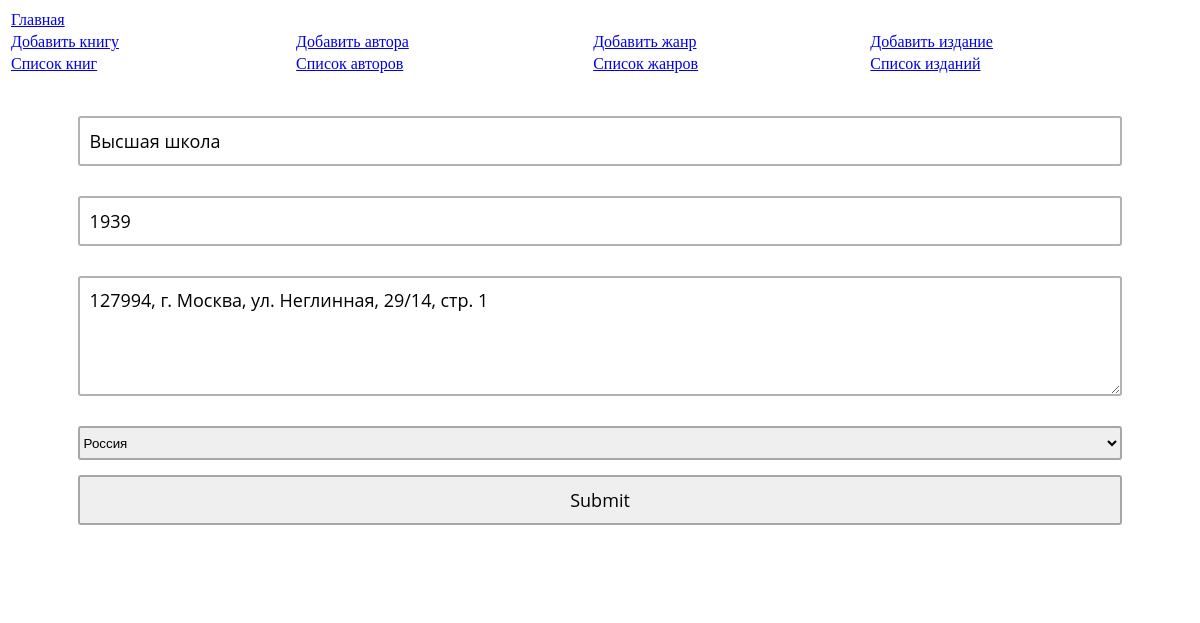
Page /publishing_house?action=edit&id=1 on the committed database.
### tables this page shows
CREATE TABLE `publishing_house` (
  `Id` int(11) NOT NULL,
  `Name` varchar(30) NOT NULL,
  `Country` int(11) NOT NULL,
  `Address` text NOT NULL,
  `year_of_foundation` int(11) NOT NULL
);

CREATE TABLE `countries` (
  `Id` int(11) NOT NULL,
  `Name` varchar(15) NOT NULL
);

### index.php (the view, shortened to what this page needs)
<?php
function print_select($collection, $name, $selected_id = null)
{
	echo "<select name=\"$name\">";
	foreach($collection as $item)
		echo '<option ' . (($selected_id != null && $selected_id == $item['Id']) ? 'selected ' : '') . 'value="' . $item['Id'] . '">' . $item['Name'] . '</option>' . "\n";
	echo "</select>";
}
?>
<!doctype html>
<html>
<head>
</head>
<body>
<table width="100%">
	<tr>
		<td colspan="4">
		<a href="/">Главная</a>
		</td>
	</tr>
	<tr>
		<td>
		<a href="/books?action=add">Добавить книгу</a>
		</td>
		<td>
		<a href="/authors?action=add">Добавить автора</a>
		</td>
		<td>
		<a href="/genres?action=add">Добавить жанр</a>
		</td>
		<td>
		<a href="/publishing_house?action=add">Добавить издание</a>
		</td>
	</tr>
	<tr>
		<td>
		<a href="/books">Список книг</a>
		</td>
		<td>
		<a href="/authors">Список авторов</a>
		</td>
		<td>
		<a href="/genres">Список жанров</a>
		</td>
		<td>
		<a href="/publishing_house">Список изданий</a>
		</td>
	</tr>
</table>
<?php
	$uri_path = parse_url($_SERVER['REQUEST_URI'], PHP_URL_PATH);
	$uri_segments = explode('/', $uri_path);
	if($_GET['action'] && ($_GET['action'] === 'add' || $_GET['action'] === 'edit'))
	{
		$action = $_GET['action'];
		if($action === 'edit')
			if($_GET['id'])
				$id = $_GET['id'];
			else
				throw new exception('Не передан id');
	}
	if(file_exists($uri_segments[1] . '.php'))
	{
		require_once $uri_segments[1] . '.php';
	}
?>
</body>
</html>

### publishing_house.php (shortened to what this page needs)
<?
if($action == null){ ?>
<link rel="stylesheet" type="text/css" href="items.css">
<div class="wrapp">
	<?php
	foreach($dbh->query("SELECT publishing_house.Id, publishing_house.Name, countries.Name as CountryName, Country, Address, year_of_foundation FROM publishing_house INNER JOIN countries ON Country = countries.Id") as $publishing_house) : ?>
	<div class="item">
		<?php echo 'Издание <strong>' . $publishing_house['Name'] . '</strong> (<strong>' . $publishing_house['year_of_foundation'] . '</strong> г.), страна <strong>' . $publishing_house['CountryName'] . '</strong>.' .
					'<br/>' . $publishing_house['Address']; ?> <br/>
		<a href="/publishing_house?action=edit&id=<?php echo $publishing_house['Id']; ?>">Редактировать</a>
	</div>
	<?php endforeach; ?>
</div>
<?php
}
else
{
	?>
	<link rel="stylesheet" type="text/css" href="form.css">
	<?php
	if($action === 'edit')
	{
		$query = $dbh->prepare("SELECT * from publishing_house where Id = ?");
		$query->execute(array($id));
		$publishing_house = $query->fetch();
	}
	$countries = $dbh->query("SELECT Id, Name FROM countries");
?>
<form action="/publishing_house?action=<?php echo $action . (($id !== null) ? '&id=' . $id : ''); ?>" method="post">
<input type="text" name="name" value="<?php echo $publishing_house['Name']; ?>"/>
<input type="number" name="year" value="<?php echo $publishing_house['year_of_foundation']; ?>"/>
<textarea name="address"><?php echo $publishing_house['Address']; ?></textarea>
<?php
	print_select($countries, 'country', $publishing_house['Country']);
	echo "<br/>";
?>
<input type="submit" />
</form>
<?php
}

### form.css (style rules this page uses)
form { margin:0 auto; max-width:95%; box-sizing:border-box; padding:40px; border-radius:5px; background: rgba(255,255,255,1); }
input { height:50px; width:100%; border-radius:3px; border:rgba(0,0,0,.3) 2px solid; box-sizing:border-box; font-family: 'Open Sans', sans-serif; font-size:18px; padding:10px; margin-bottom:30px; }
textarea { background: rgba(255, 255, 255, 0.4); width:100%; height: 120px; border:rgba(0,0,0,.3) 2px solid; box-sizing:border-box; -moz-border-radius: 3px; font-size:18px; font-family: 'Open Sans', sans-serif; -webkit-border-radius: 3px; border-radius: 3px; display:block; padding:10px; margin-bottom:30px; overflow:hidden; }
select { display: inline-block; width:100%; border-radius:3px; border:rgba(0,0,0,.3) 2px solid; margin-bottom:15px; height: 34px; line-height: 30px; position: relative; }

### rows in the picture
publishing_house: name "Высшая школа", year "1939", address "127994, г. Москва, ул. Неглинная, 29/14, стр. 1", country "Россия"
